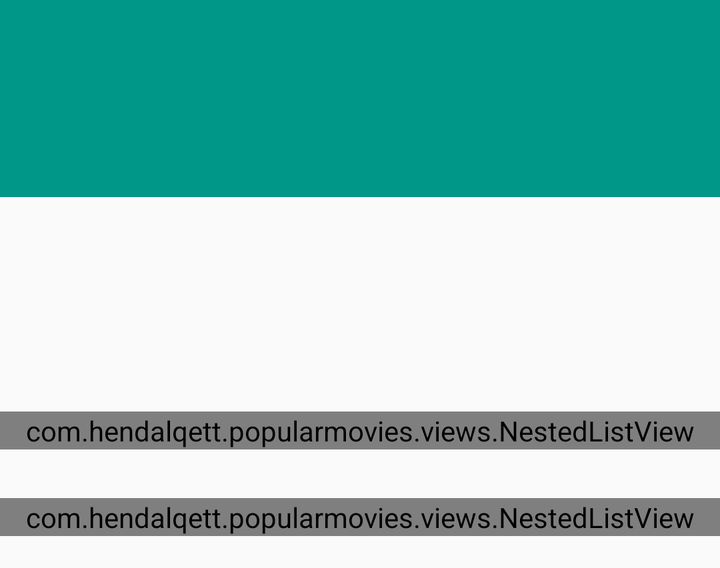
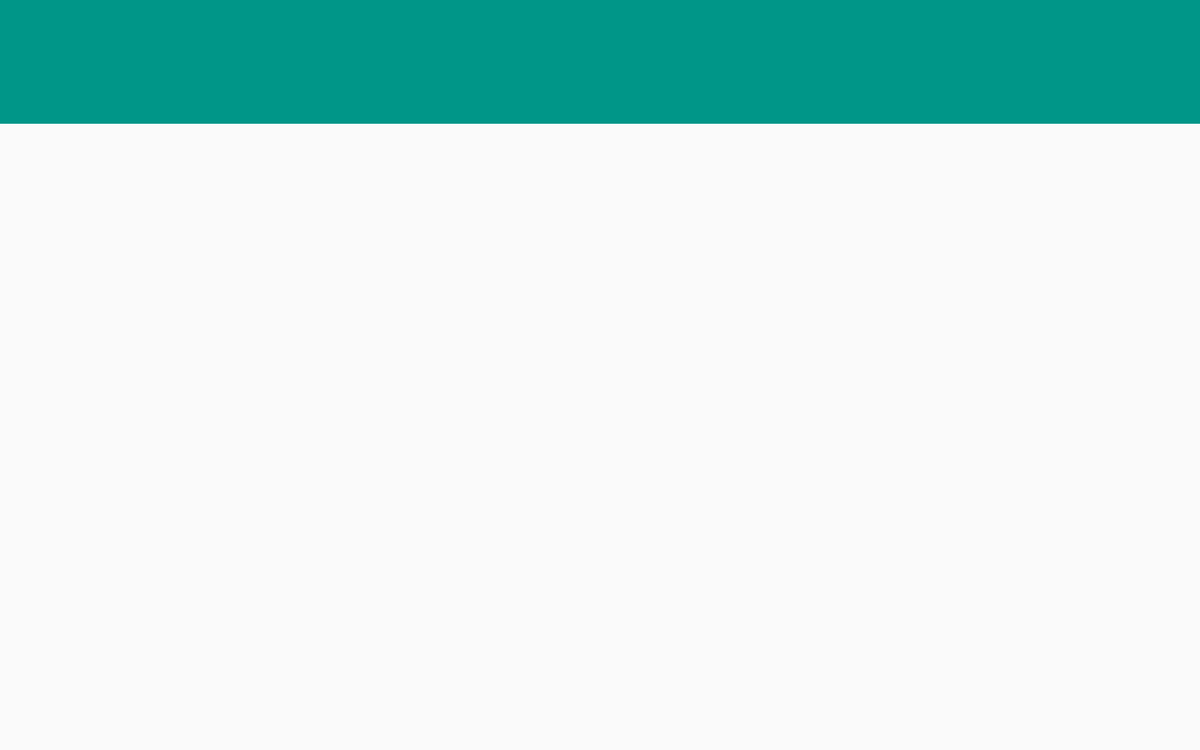

Two renders of one Android screen. The first uses the default layout on a phone; the second uses the alternative layout the repository ships for a different screen configuration, on a matching device. The two XML files are below.
<!-- AndroidManifest.xml: application theme AppTheme -->
<!-- res/layout/fragment_details.xml -->
<ScrollView xmlns:android="http://schemas.android.com/apk/res/android"
    android:layout_width="match_parent"
    android:layout_height="wrap_content"
    android:nestedScrollingEnabled="true">

    <LinearLayout
        android:layout_width="match_parent"
        android:layout_height="wrap_content"
        android:orientation="vertical"
       android:paddingBottom="16dp">

        <TextView
            android:id="@+id/tvMovieTitle"
            android:layout_width="match_parent"
            android:layout_height="wrap_content"
            android:background="@color/movies_green"
            android:padding="16dp"
            android:textColor="@android:color/white"
            android:textSize="50sp" />

        <RelativeLayout
            android:layout_width="match_parent"
            android:layout_height="wrap_content"
            android:padding="16dp">



            <ImageView
                android:id="@+id/ivMovie"
                android:layout_width="wrap_content"
                android:layout_height="wrap_content"


                android:adjustViewBounds="true"
                android:scaleType="fitXY" />

            <CheckBox

                android:layout_marginLeft="16dp"
                android:layout_marginTop="8dp"
                android:id="@+id/cbMovieFavorite"
                android:layout_width="wrap_content"
                android:layout_height="wrap_content"
                style="?android:attr/starStyle"
                android:checked="false"

                android:layout_toRightOf="@id/ivMovie"
                android:visibility="gone"

                />




            <TextView
                android:id="@+id/tvMovieDescription"
                android:layout_width="match_parent"
                android:layout_height="wrap_content"
                android:layout_below="@id/ivMovie"
                android:layout_marginTop="16dp"
                android:layout_marginBottom="16dp"/>

            <TextView
                android:id="@+id/tvReleaseDate"
                android:layout_width="wrap_content"
                android:layout_height="wrap_content"
                android:layout_marginLeft="16dp"
                android:layout_toRightOf="@id/ivMovie"
                android:layout_below="@id/cbMovieFavorite"
                android:textAppearance="?android:textAppearanceLarge"
                android:textColor="@android:color/darker_gray" />

            <TextView
                android:id="@+id/tvRating"
                android:layout_width="wrap_content"
                android:layout_height="wrap_content"
                android:layout_below="@id/tvReleaseDate"
                android:layout_marginLeft="16dp"
                android:layout_toRightOf="@id/ivMovie" />


        </RelativeLayout>


        <TextView
            android:textColor="@android:color/black"
            android:id="@+id/tvTrailers"
            android:layout_width="wrap_content"
            android:layout_height="wrap_content"

            android:textSize="18sp"
            android:layout_marginLeft="16dp"/>
        <com.hendalqett.popularmovies.views.NestedListView
            android:id="@+id/lvTrailer"
            android:layout_width="match_parent"
            android:layout_height="wrap_content"
            android:divider="@null"/>

        <TextView
            android:textColor="@android:color/black"
            android:id="@+id/tvReviews"
            android:layout_marginLeft="16dp"
            android:layout_width="wrap_content"
            android:layout_height="wrap_content"
            android:textSize="18sp"/>
        <com.hendalqett.popularmovies.views.NestedListView

            android:id="@+id/lvReview"
            android:layout_width="match_parent"
            android:layout_height="wrap_content" />
    </LinearLayout>
</ScrollView>
<!-- resources referenced by this layout -->
<resources>
  <color name="movies_green">#009688</color>
  <style name="AppTheme" parent="@style/Theme.AppCompat.Light.DarkActionBar">
          <item name="colorPrimary">@color/movies_green</item>
          <item name="colorPrimaryDark">@color/movies_dark_green</item>
      </style>
  <color name="movies_dark_green">#00796B</color>
</resources>
<!-- res/layout-sw600dp-land/fragment_details.xml (the repository's variant of the layout above) -->
<!-- drawn on a 7-inch tablet turned sideways -->
<ScrollView xmlns:android="http://schemas.android.com/apk/res/android"
    android:layout_width="match_parent"
    android:layout_height="match_parent">

    <LinearLayout
        android:layout_width="match_parent"
        android:layout_height="match_parent"
        android:orientation="vertical">

        <TextView
            android:id="@+id/tvMovieTitle"
            android:layout_width="match_parent"
            android:layout_height="wrap_content"
            android:background="@color/movies_green"
            android:padding="16dp"
            android:textColor="@android:color/white"
            android:textSize="50sp" />

        <RelativeLayout
            android:layout_width="match_parent"
            android:layout_height="wrap_content"
            android:padding="16dp">


            <ImageView
                android:id="@+id/ivMovie"
                android:layout_width="wrap_content"
                android:layout_height="wrap_content"


                android:adjustViewBounds="true"
                android:scaleType="fitXY" />

            <CheckBox

                android:id="@+id/cbMovieFavorite"
                style="?android:attr/starStyle"
                android:layout_width="wrap_content"
                android:layout_height="wrap_content"
                android:layout_marginLeft="16dp"
                android:layout_marginTop="8dp"
                android:layout_toRightOf="@id/ivMovie"
                android:checked="false"
                android:visibility="gone"

                />


            <TextView
                android:id="@+id/tvReleaseDate"
                android:layout_width="wrap_content"
                android:layout_height="wrap_content"
                android:layout_below="@id/cbMovieFavorite"
                android:layout_marginLeft="16dp"
                android:layout_toRightOf="@id/ivMovie"
                android:textAppearance="?android:textAppearanceLarge"
                android:textColor="@android:color/darker_gray" />

            <TextView
                android:id="@+id/tvRating"
                android:layout_width="wrap_content"
                android:layout_height="wrap_content"
                android:layout_below="@id/tvReleaseDate"
                android:layout_marginLeft="16dp"
                android:layout_toRightOf="@id/ivMovie" />

            <TextView
                android:id="@+id/tvMovieDescription"
                android:layout_width="match_parent"
                android:layout_height="wrap_content"
                android:layout_below="@id/tvRating"
                android:layout_marginBottom="16dp"
                android:layout_marginLeft="16dp"
                android:layout_marginTop="16dp"
                android:layout_toRightOf="@id/ivMovie" />

        </RelativeLayout>


        <TextView
            android:id="@+id/tvTrailers"
            android:layout_width="wrap_content"
            android:layout_height="wrap_content"
            android:layout_marginLeft="16dp"

            android:textColor="@android:color/black"
            android:textSize="18sp" />

        <ListView
            android:id="@+id/lvTrailer"
            android:layout_width="match_parent"
            android:layout_height="wrap_content"
            android:divider="@null" />

        <TextView
            android:id="@+id/tvReviews"
            android:layout_width="wrap_content"
            android:layout_height="wrap_content"
            android:layout_marginLeft="16dp"
            android:textColor="@android:color/black"
            android:textSize="18sp" />

        <ListView

            android:id="@+id/lvReview"
            android:layout_width="match_parent"
            android:layout_height="wrap_content" />
    </LinearLayout>
</ScrollView>
